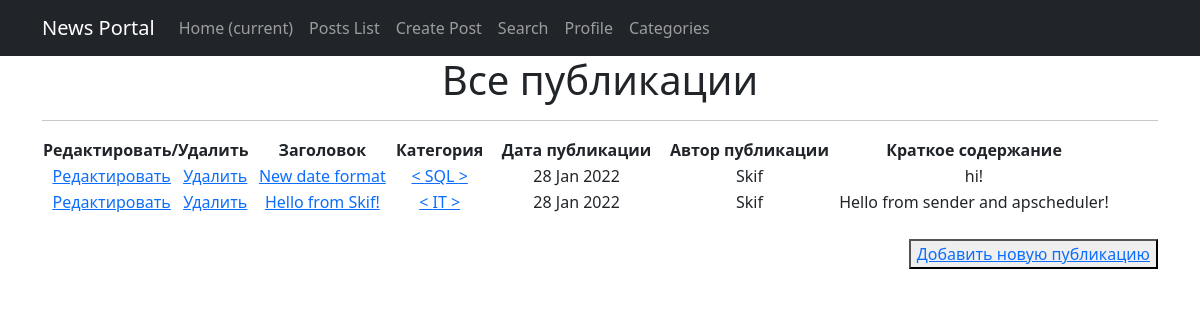
/posts/, run on the app's committed database.
### news/models.py (models this page shows, shortened)
class Post(models.Model):
    article = 'AR'
    news = 'NW'
    kind = [
        (article, 'Статья'),
        (news, 'Новость')
    ]
    author = models.ForeignKey(Author, on_delete=models.CASCADE)
    view = models.CharField(max_length=2, choices=kind, default=article)
    time_of_creation = models.DateTimeField(auto_now_add=True)
    post_category = models.ForeignKey(Category, on_delete=models.CASCADE, verbose_name='Категория(category)')
    title = models.CharField(max_length=128)
    text = models.TextField()
    post_rating = models.IntegerField(default=0)
    class Meta:
        verbose_name = 'Публикация'
        verbose_name_plural = 'Публикации'

class Category(models.Model):
    name = models.CharField(max_length=64, unique=True)
    subscribers = models.ManyToManyField(User, through='CategorySubscribers')
    class Meta:
        verbose_name = 'Категория'
        verbose_name_plural = 'Категории'
    def __str__(self):
        return f'{self.name}'

class Author(models.Model):
    author_user = models.OneToOneField(User, on_delete=models.CASCADE)
    author_rating = models.IntegerField(default=0)
    class Meta:
        verbose_name = 'Автор'
        verbose_name_plural = 'Авторы'
    def __str__(self):
        return f'{self.author_user}'

### news/views.py (the view)
# urls.py: path('', PostList.as_view(), name='posts'),  # т. к. сам по себе это класс,
class PostList(ListView):
    model = Post
    template_name = 'news/posts.html'
    context_object_name = 'posts'
    ordering = ['-id']  # задаем последовательность отображения по id
    paginate_by = 10  # задаем кол-во отображаемых объектов на странице

### news/templatetags/custom_filters.py (called while the page is built)
@register.filter(name='censor')
def censor(value):
    censor_list = ['мат']
    text = value.split()
    for word in text:
        if word.lower() in censor_list:
            value = value.replace(word, '[CENSORED]')
    return value

### templates/news/posts.html (shortened to what this page needs)
{% extends 'default.html' %}
{% load custom_filters %}
{% block content %}
  <h1>Все публикации</h1>
  <hr>
  {% if posts %}
      <table>
          <tr>
              <td>
                  <b> Редактировать/Удалить &nbsp  </b>
              </td>
              <td>
                  <b> &nbsp Заголовок &nbsp </b>
              </td>
              <td>
                  <b> &nbsp Категория &nbsp </b>
              </td>
              <td>
                  <b> &nbsp Дата публикации &nbsp </b>
              </td>
              <td>
                  <b> &nbsp Автор публикации &nbsp </b>
              </td>
              <td>
                  <b> &nbsp Краткое содержание &nbsp </b>
              </td>
          </tr>
      {% for post in posts %}
          <tr>
              <td>
                  <a href="{% url 'post_update' post.id %}"><u>Редактировать</u></a>  &nbsp
                  <a href="{% url 'post_delete' post.id %}"><u>Удалить</u></a>
              </td>
              <td>
                  <a href="{% url 'post_detail' post.id %}">{{ post.title|censor }}</a>
              </td>
              <td>
                  <a href="{% url 'category_subscription' post.post_category.id %}"> < {{ post.post_category }} > </a>
              </td>
              <td>
                  {{ post.time_of_creation|date:'d M Y'}}
              </td>
              <td>
                  {{ post.author }}
              </td>
              <td>
                  {{ post.text|truncatechars:50|censor }}
              </td>
          </tr>
      {% endfor %}
      </table>
      <br>
      <p align="right">
          <button><a href="{% url 'post_add' %}">Добавить новую публикацию</a></button> <br>
      </p>
  {% else %}
      <h2>Публикаций нет!</h2>
  {% endif %}
{% endblock content %}

### data on the page
Post: title|censor "New date format", post_category "SQL", time_of_creation "28 Jan 2022", author "Skif", text|censor "hi!"
Post: title|censor "Hello from Skif!", post_category "IT", time_of_creation "28 Jan 2022", author "Skif", text|censor "Hello from sender and apscheduler!"
